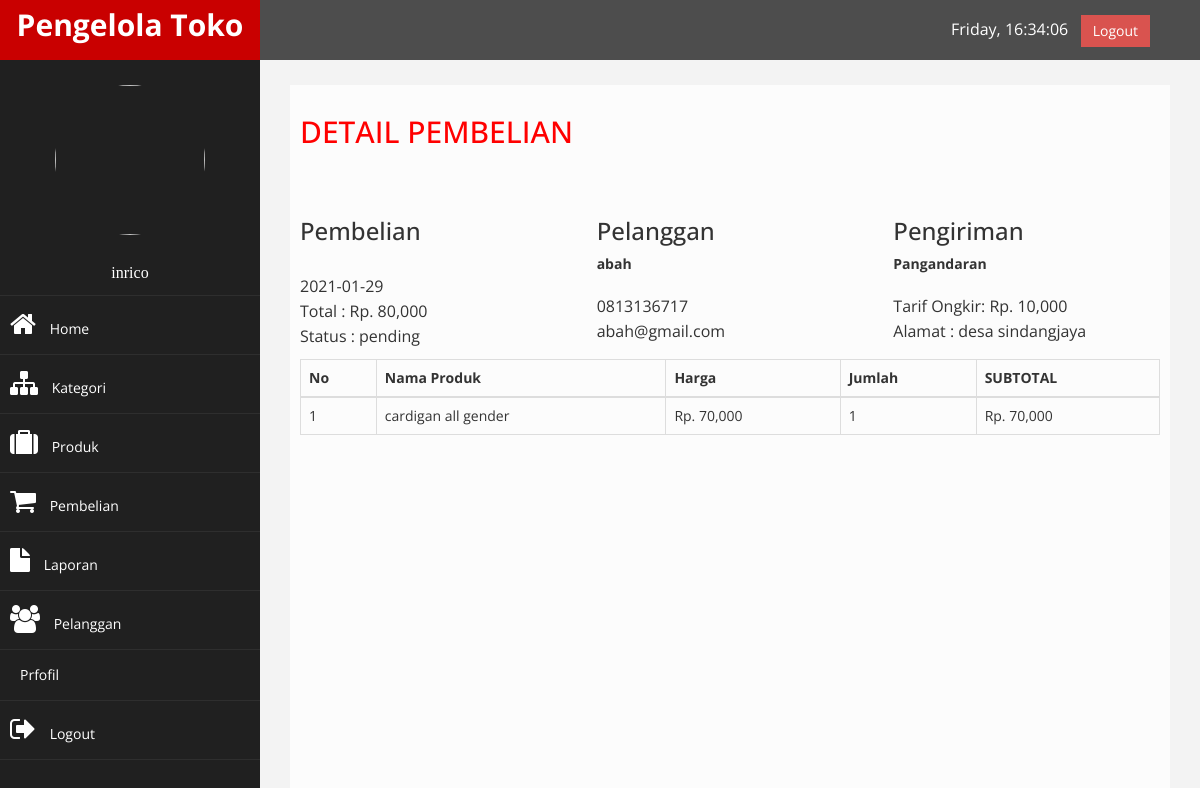
The page /admin/index.php?halaman=detail&id=42 (signed in) on the database its author committed.
### tables this page shows
CREATE TABLE `pembelian` (
  `id_pembelian` int(11) NOT NULL,
  `id_pelanggan` int(11) NOT NULL,
  `tanggal_pembelian` date NOT NULL,
  `total_pembelian` int(11) NOT NULL,
  `id_ongkir` int(11) NOT NULL,
  `nama_kota` varchar(100) NOT NULL,
  `tarif` int(11) NOT NULL,
  `alamat_rumah` varchar(100) NOT NULL,
  `status_pembelian` varchar(50) NOT NULL DEFAULT 'pending',
  `resi_pengiriman` varchar(50) NOT NULL
);

CREATE TABLE `pelanggan` (
  `id_pelanggan` int(11) NOT NULL,
  `email_pelanggan` varchar(100) NOT NULL,
  `password_pelanggan` varchar(250) NOT NULL,
  `nama_pelanggan` varchar(100) NOT NULL,
  `telepon_pelanggan` varchar(15) NOT NULL
);

CREATE TABLE `pembelian_produk` (
  `id_pembelian_produk` int(11) NOT NULL,
  `id_pembelian` int(11) NOT NULL,
  `id_produk` int(11) NOT NULL,
  `nama` varchar(100) NOT NULL,
  `harga` int(100) NOT NULL,
  `berat` float NOT NULL,
  `sub_berat` int(11) NOT NULL,
  `sub_harga` int(11) NOT NULL,
  `jumlah` int(11) NOT NULL
);

CREATE TABLE `produk` (
  `id_produk` int(11) NOT NULL,
  `id_kategori` int(11) NOT NULL,
  `nama_produk` varchar(100) NOT NULL,
  `harga_produk` int(11) NOT NULL,
  `berat_produk` float NOT NULL,
  `foto_produk` varchar(100) NOT NULL,
  `deskripsi_produk` text NOT NULL,
  `stok_produk` int(15) NOT NULL
);

### admin/detail.php (the view, shortened to what this page needs)
<?php
$ambil = $conn-> query("SELECT * FROM pembelian JOIN pelanggan ON pembelian.id_pelanggan=pelanggan.id_pelanggan WHERE pembelian.id_pembelian='$_GET[id]'");
$detail = $ambil-> fetch_assoc();
?>
<!DOCTYPE html>
<html lang="en">
<head>
</head>
<body>
<h2>DETAIL PEMBELIAN</h2><br><br>
    <div class="row">
        <div class="col-md-4">
            <h3>Pembelian</h3>
            <p>
                <?= $detail["tanggal_pembelian"]; ?><br>
                Total : Rp. <?= number_format($detail["total_pembelian"]); ?><br>
                Status : <?= $detail["status_pembelian"]; ?>
            </p>
        </div>
        <div class="col-md-4">
            <h3>Pelanggan</h3>
            <strong><?= $detail["nama_pelanggan"]; ?></strong>
            <p>
            <?= $detail["telepon_pelanggan"]; ?><br>
            <?= $detail["email_pelanggan"]; ?>
            </p>
        </div>
        <div class="col-md-4">
            <h3>Pengiriman</h3>
            <strong><?= $detail["nama_kota"]; ?></strong><br>
            <p>
            Tarif Ongkir: Rp. <?= number_format($detail["tarif"]); ?><br>
            Alamat : <?= $detail["alamat_rumah"]; ?>
            </p>
        </div>
    </div>
    <table class="table table-bordered">
        <thead>
            <tr>
                <th>No</th>
                <th>Nama Produk</th>
                <th>Harga</th>
                <th>Jumlah</th>
                <th>SUBTOTAL</th>
            </tr>
        </thead>
        <tbody>
        <?php $i=1; ?>
        <?php $ambil= $conn->query("SELECT * FROM pembelian_produk JOIN produk ON
        pembelian_produk.id_produk=produk.id_produk WHERE pembelian_produk.id_pembelian='$_GET[id]'");?>
        <?php while($pecah = $ambil->fetch_assoc()){?>
        <?php $total= $pecah["harga_produk"] * $pecah["jumlah"];
        $harga = $pecah["harga_produk"];
        $rupiah = number_format($harga,0);
        $bil = number_format($total,0); ?>
            <tr>
                <td><?= $i;?></td>
                <td><?= $pecah["nama_produk"];?></td>
                <td>Rp. <?= $rupiah?></td>
                <td><?= $pecah["jumlah"];?></td>
                <td>Rp. <?= $bil?></td>
            </tr>
             <?php $i++ ?>
        <?php } ?>
        </tbody>
    </table>
</html>

### admin/assets/css/custom.css (style rules this page uses)
body { font-family: 'Open Sans', sans-serif; }
h2 { color: #f00; }
p { font-size:16px; line-height:25px; padding-top:20px; }

### rows shown on the page
pembelian: tanggal_pembelian "2021-01-29", total_pembelian "80,000", status_pembelian "pending", id_pelanggan.nama_pelanggan "abah", id_pelanggan.telepon_pelanggan "0813136717", id_pelanggan.email_pelanggan "abah@gmail.com", nama_kota "Pangandaran", tarif "10,000", alamat_rumah "desa sindangjaya"
pembelian_produk: id_produk.nama_produk "cardigan all gender", id_produk.harga_produk "70,000", jumlah "1", bil "70,000"

### other values the page prints
$_SESSION["admin"]["nama_lengkap"] "inrico"
